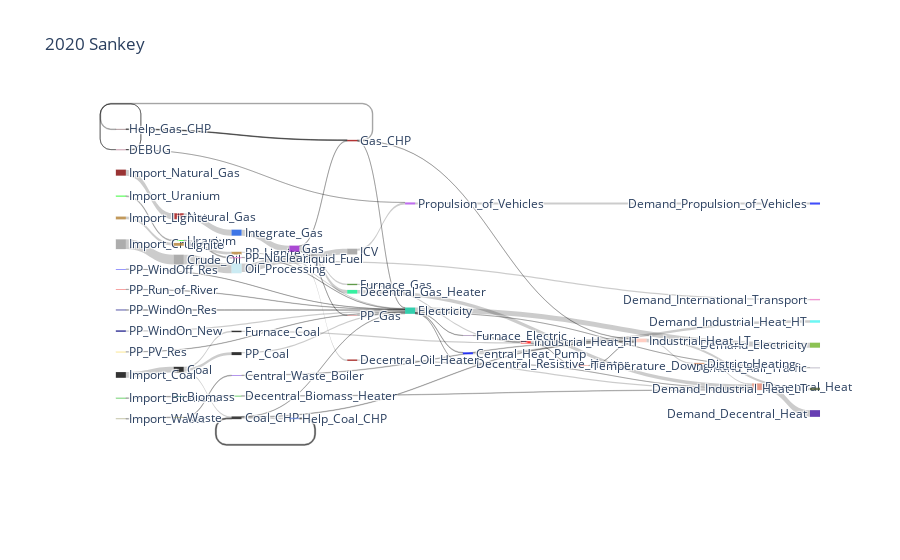

Notebook code for this chart:
### Code cell
f = plotter.plot_sankey(years[1])
f.show()

### Figure 1 — Plotly figure (JSON) as saved in the notebook; plotly's stock layout.template omitted (floating-point values rounded to 4 significant figures)
{"data": [{"arrangement": "perpendicular", "link": {"source": [36, 33, 5, 30, 0, 28, 6, 30, 35, 12, 15, 49, 3, 12, 30, 15, 0, 30, 52, 28, 38, 15, 35, 30, 12, 13, 13, 13, 15, 19, 19, 19, 35, 21, 25, 39, 18, 55, 31, 1, 42, 37, 9, 54, 29, 2, 40, 50, 24, 14, 27, 51, 47, 48, 4, 43, 26, 16, 44, 10, 22, 53, 41, 7, 7, 7, 45, 45, 45, 32, 21, 21], "target": [37, 9, 34, 20, 46, 17, 11, 8, 23, 54, 29, 2, 40, 47, 48, 4, 43, 26, 16, 44, 10, 22, 53, 41, 7, 7, 7, 7, 45, 45, 45, 45, 32, 21, 38, 12, 36, 49, 33, 3, 52, 35, 15, 30, 30, 30, 30, 30, 30, 30, 30, 30, 0, 0, 0, 28, 28, 28, 5, 5, 5, 5, 5, 13, 30, 28, 19, 30, 28, 6, 21, 6], "value": [999800.0, 619300.0, 685900.0, 511000.0, 250000, 245000, 210000, 11000, 135000, 302700.0, 30090.0, 285800.0, 95830.0, 144600.0, 40000.0, 135000.0, 38260.0, 67090.0, 69000.0, 121000.0, 68910.0, 379900.0, 161500.0, 17150.0, 138800.0, 47210.0, 41640.0, 49950.0, 74370.0, 14870.0, 31230.0, 28260.0, 583300.0, 1.115e-07, 68910.0, 586100.0, 999800.0, 285800.0, 619300.0, 95830.0, 69000, 879900.0, 619300.0, 115000.0, 12040.0, 105700.0, 31620.0, 31980.0, 33290.0, 15990.0, 83030.0, 144700.0, 120000, 40000, 128300.0, 38260.0, 201300.0, 48300.0, 108900.0, 42720.0, 368500.0, 148600.0, 17150.0, 138800.0, 41640.0, 49950.0, 74370.0, 31230.0, 28260.0, 210000.0, 1.115e-07, 1.115e-07]}, "node": {"color": ["rgba(255, 0, 0, 0.8)", "rgba(0, 255, 0, 0.8)", "rgba(179, 128, 51, 0.8)", "rgba(0, 255, 0, 0.8)", "rgba(57, 131, 29, 0.8)", "rgba(223, 130, 108, 0.8)", "rgba(177, 74, 237, 0.8)", "rgba(16, 16, 16, 0.8)", "rgba(117, 108, 139, 0.8)", "rgba(14, 84, 225, 0.8)", "rgba(0, 179, 0, 0.8)", "rgba(17, 33, 252, 0.8)", "rgba(0, 0, 0, 0.8)", "rgba(113, 142, 223, 0.8)", "rgba(0, 0, 255, 0.8)", "rgba(149, 28, 201, 0.8)", "rgba(118, 60, 226, 0.8)", "rgba(77, 91, 50, 0.8)", "rgba(153, 153, 153, 0.8)", "rgba(128, 90, 96, 0.8)", "rgba(112, 179, 40, 0.8)", "rgba(133, 25, 64, 0.8)", "rgba(6, 238, 138, 0.8)", "rgba(238, 125, 200, 0.8)", "rgba(242, 32, 29, 0.8)", "rgba(0, 179, 0, 0.8)", "rgba(0, 17, 255, 0.8)", "rgba(0, 0, 128, 0.8)", "rgba(255, 194, 180, 0.8)", "rgba(188, 60, 61, 0.8)", "rgba(0, 196, 154, 0.8)", "rgba(128, 0, 0, 0.8)", "rgba(153, 153, 153, 0.8)", "rgba(160, 0, 0, 0.8)", "rgba(65, 14, 161, 0.8)", "rgba(153, 153, 153, 0.8)", "rgba(153, 153, 153, 0.8)", "rgba(190, 230, 241, 0.8)", "rgba(21, 96, 100, 0.8)", "rgba(0, 0, 0, 0.8)", "rgba(233, 97, 199, 0.8)", "rgba(168, 241, 120, 0.8)", "rgba(153, 153, 102, 0.8)", "rgba(243, 104, 85, 0.8)", "rgba(224, 151, 108, 0.8)", "rgba(160, 0, 0, 0.8)", "rgba(70, 247, 243, 0.8)", "rgba(0, 0, 0, 0.8)", "rgba(92, 48, 122, 0.8)", "rgba(179, 128, 51, 0.8)", "rgba(255, 204, 0, 0.8)", "rgba(0, 0, 128, 0.8)", "rgba(153, 153, 102, 0.8)", "rgba(165, 33, 30, 0.8)", "rgba(0, 0, 0, 0.8)", "rgba(179, 128, 51, 0.8)"], "label": ["Industrial_Heat_HT", "Import_Uranium", "PP_Lignite", "Uranium", "Furnace_Gas", "Decentral_Heat", "Propulsion_of_Vehicles", "Coal_CHP", "Demand_Rail_Traffic", "Integrate_Gas", "Decentral_Biomass_Heater", "Demand_Propulsion_of_Vehicles", "Coal", "Help_Coal_CHP", "PP_WindOff_Res", "Gas", "Central_Waste_Boiler", "Demand_Industrial_Heat_LT", "Import_Crude_Oil", "Help_Gas_CHP", "Demand_Electricity", "DEBUG", "Decentral_Gas_Heater", "Demand_International_Transport", "PP_Run_of_River", "Import_Biomass", "Central_Heat_Pump", "PP_WindOn_Res", "Industrial_Heat_LT", "PP_Gas", "Electricity", "Import_Natural_Gas", "ICV", "Natural_Gas", "Demand_Decentral_Heat", "Liquid_Fuel", "Crude_Oil", "Oil_Processing", "Biomass", "Import_Coal", "PP_Nuclear", "Decentral_Resistive_Heater", "Import_Waste", "Temperature_Downgrade", "District_Heating", "Gas_CHP", "Demand_Industrial_Heat_HT", "Furnace_Coal", "Furnace_Electric", "Lignite", "PP_PV_Res", "PP_WindOn_New", "Waste", "Decentral_Oil_Heater", "PP_Coal", "Import_Lignite"], "line": {"color": "black", "width": 0.01}, "thickness": 10}, "type": "sankey"}], "layout": {"font": {"size": 12}, "title": {"text": "2020 Sankey"}}}
